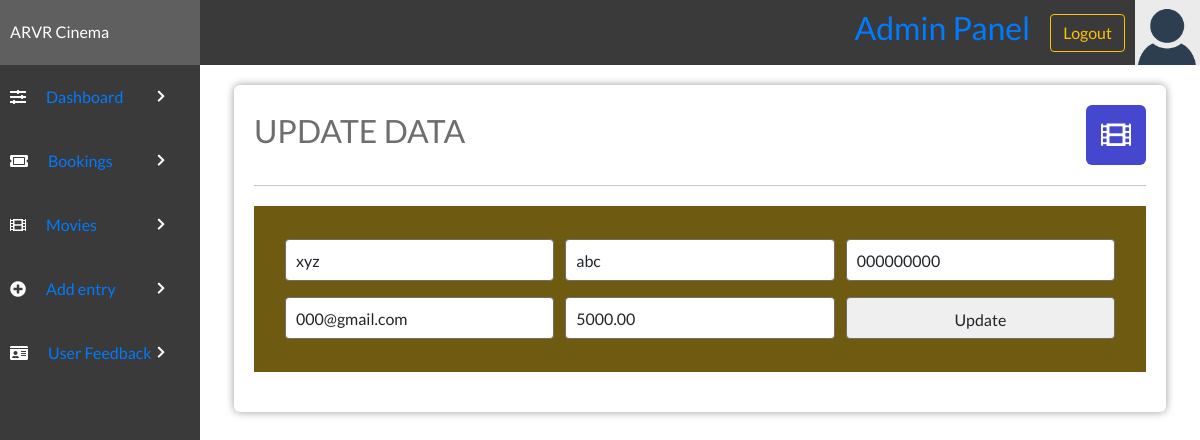
The app's page /admin/editBooking.php?id=71 with its own data.
### tables this page shows
CREATE TABLE `bookingtable` (
  `bookingID` int(11) NOT NULL,
  `movieID` int(11) DEFAULT NULL,
  `bookingTheatre` varchar(100) NOT NULL,
  `bookingType` varchar(100) DEFAULT NULL,
  `bookingDate` varchar(50) NOT NULL,
  `bookingTime` varchar(50) NOT NULL,
  `bookingFName` varchar(100) NOT NULL,
  `bookingLName` varchar(100) DEFAULT NULL,
  `bookingPNumber` varchar(12) NOT NULL,
  `bookingEmail` varchar(255) NOT NULL,
  `amount` varchar(255) NOT NULL,
  `ORDERID` varchar(255) NOT NULL,
  `DATE-TIME` datetime NOT NULL DEFAULT current_timestamp()
);

### admin/editBooking.php (the view, shortened to what this page needs)
<!DOCTYPE html>
<html lang="en">
<head>
    <link rel="stylesheet" href="../style/styles.css">
    <link rel="stylesheet" href="https://use.fontawesome.com/releases/v5.7.2/css/all.css">
    <link rel="stylesheet" href="https://maxcdn.bootstrapcdn.com/bootstrap/4.0.0/css/bootstrap.min.css">
</head>
<body>
<?php
include "config.php";
$id = $_GET['id'];
$setting = "select * from bookingtable where bookingID='$id'";
$qry = mysqli_query($con, $setting);
$data = mysqli_fetch_array($qry);
?>
    <?php include('header.php'); ?>
    <div class="admin-container">
        <?php include('sidebar.php'); ?>
        <div class="admin-section admin-section2">
            <div class="admin-section-column">
                <div class="admin-section-panel admin-section-panel2">
                    <div class="admin-panel-section-header">
                        <h2>UPDATE DATA</h2>
                        <i class="fas fa-film" style="background-color: #4547cf"></i>
                    </div>
                    <div class="booking-form-container">
                        <form method="POST">
                            <input type="text" name="first" value="<?php echo $data['bookingFName'] ?>" placeholder="Enter First Name" Required>
                            <input type="text" name="last" value="<?php echo $data['bookingLName'] ?>" placeholder="Enter Last Name" Required>
                            <input type="text" name="number" value="<?php echo $data['bookingPNumber'] ?>" placeholder="Enter Last Name" Required>
                            <input type="text" name="email" value="<?php echo $data['bookingEmail'] ?>" placeholder="Enter Age" Required>
                            <input type="text" name="amount" value="<?php echo $data['amount'] ?>" placeholder="Enter Amount" Required>
                             <input type="submit" name="update" class="form-btn" value="Update">
                        </form>
                    </div>
                </div>
            </div>
        </div>
    </div>
</body>
</html>

### style/styles.css (style rules this page uses)
* { margin: 0; padding: 0; box-sizing: border-box; font-family: "Lato", sans-serif; text-decoration: none; color: unset; }
.booking-form-container { background-color: #6e5a11; width: 100%; padding: 25px; margin: 20px 0; }
.booking-form-container form { display: flex; justify-content: space-evenly; flex-wrap: wrap; align-items: center; }
.booking-form-container form input { border-radius: 4px; border: 1px solid #6e6e6e; padding: 10px; width: 31%; height: 42px; margin: 5px 0; }
.admin-container { display: grid; grid-template-columns: 1fr 5fr; }
.admin-section2 { display: flex; flex-wrap: wrap; padding: 0 4px; }
.admin-section-column { flex: 100%; max-width: 100%; padding: 0 30px; }
.admin-section-panel { width: 100%; vertical-align: middle; background-color: #fff; -webkit-border-radius: 6px; -moz-border-radius: 6px; border-radius: 6px; -webkit-box-shadow: 0px 0px 9px 0px rgba(0, 0, 0, 0.4); -moz-box-shadow: 0px 0px 9px 0px rgba(0, 0, 0, 0.4); box-shadow: 0px 0px 9px 0px rgba(0, 0, 0, 0.4); padding: 20px; margin: 20px 0; }
.admin-panel-section-header { display: flex; align-items: center; justify-content: flex-start; padding-bottom: 20px; border-bottom: #c7c7c7 1px solid; }
.admin-panel-section-header > h2 { color: #6e6e6e; }
.admin-panel-section-header > i { text-align: center; font-size: 30px; color: white; height: 60px; width: 60px; border-radius: 10%; line-height: 60px; transition: all 0.5s ease; margin-left: auto; cursor: pointer; }
.admin-section-panel2 form { display: flex; justify-content: space-evenly; flex-wrap: wrap; align-items: left; }
.admin-section-panel2 form input { border-radius: 4px; border: 1px solid #6e6e6e; padding: 10px; width: 32%; height: 42px; margin: 8px 5px; }

### records on screen
bookingtable: first "xyz", last "abc", number "000000000", email "000@gmail.com", amount "5000.00"
